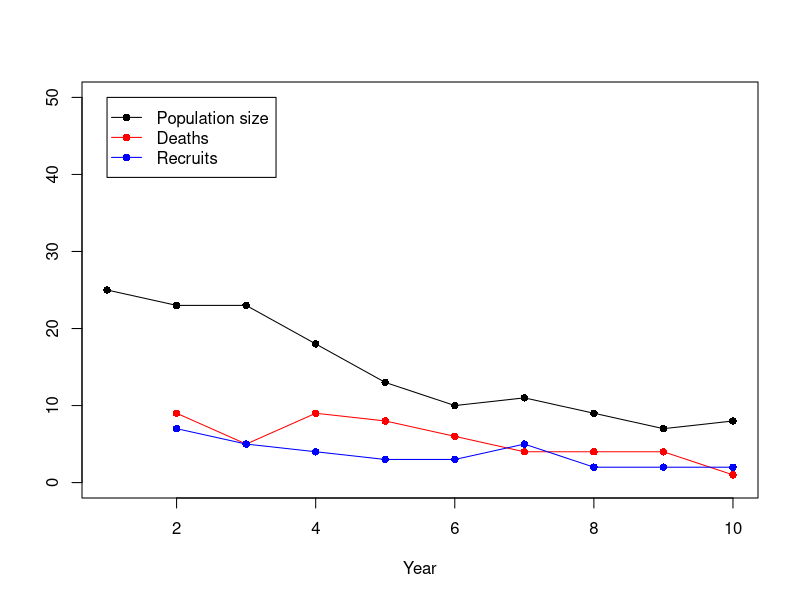

Write R code to recreate this figure. (Note: this script raises an error after producing the figure.)
### R code from vignette source 'd:/courses/scr/lectures/open-JS/Open-JS.Rnw'

###################################################
### code chunk number 1: Open-JS.Rnw:207-215
###################################################
T <- 10      # years/primary periods
K <- 3       # 3 secondary sampling occasion
N0 <- 25     # Abundance in year 1
M <- 500     # Easiest way to simulate data is using data augmentation
phi <- 0.7   # Apparent survival
gamma <- 0.3 # Per-capital recruitment rate
p0 <- 0.4
sigma <- 0.1


###################################################
### code chunk number 2: Open-JS.Rnw:219-230
###################################################
set.seed(340)
co <- seq(0.25, 0.75, length=5)
X <- cbind(rep(co, each=5), rep(co, times=5))
J <- nrow(X)
xlim <- ylim <- c(0,1)
s <- cbind(runif(M, xlim[1], xlim[2]), runif(M, ylim[1], ylim[2]))
d <- p <- matrix(NA, M, J)
for(i in 1:M) {
    d[i,] <- sqrt((s[i,1]-X[,1])^2 + (s[i,2]-X[,2])^2)
    p[i,] <- p0*exp(-d[i,]^2/(2*sigma^2))
}


###################################################
### code chunk number 3: Open-JS.Rnw:242-260
###################################################
set.seed(034)
z <- recruitable <- died <- recruited <- matrix(0, M, T)
z[1:N0,1] <- 1 # First N0 are alive
recruitable[(N0+1):M,1] <- 1
for(t in 2:T) {
    prevN <- sum(z[,t-1]) # number alive at t-1
    ER <- prevN*gamma # expected number of recruits
    prevA <- sum(recruitable[,t-1]) # Number available to be recruited
    gammaPrime <- ER/prevA
    if(gammaPrime > 1)
        stop("M isn't big enough")
    for(i in 1:M) {
        z[i,t] <- rbinom(1, 1, z[i,t-1]*phi + recruitable[i,t-1]*gammaPrime)
        recruitable[i,t] <- 1 - max(z[i,1:(t)]) # to be recruited
        died[i,t] <- z[i,t-1]==1 & z[i,t]==0
        recruited[i,t] <- z[i,t]==1 & z[i,t-1]==0
    }
}


###################################################
### code chunk number 4: Open-JS.Rnw:265-269
###################################################
N <- colSums(z) # Population size
Deaths <- colSums(died)
Recruits <- colSums(recruited)
everAlive <- sum(rowSums(z)>0)


###################################################
### code chunk number 5: Open-JS.Rnw:285-293
###################################################
yall <- array(NA, c(M, J, K, T))
for(i in 1:M) {
    for(t in 1:T) {
        for(j in 1:J) {
            yall[i,j,1:K,t] <- rbinom(K, 1, z[i,t]*p[i,j])
        }
    }
}


###################################################
### code chunk number 6: Open-JS.Rnw:298-301
###################################################
detected <- rowSums(yall) > 0
y <- yall[detected,,,]
str(y)


###################################################
### code chunk number 7: NDR
###################################################
plot(1:T, N, ylim=c(0, 50), type="o", pch=16,
     xlab="Year", ylab="")
lines(2:T, Deaths[-1], col="red", type="o", pch=16)
lines(2:T, Recruits[-1], col="blue", type="o", pch=16)
legend(1, 50, c("Population size", "Deaths", "Recruits"),
       col=c("black", "red", "blue"), pch=16, lty=1)


###################################################
### code chunk number 8: Open-JS.Rnw:344-347
###################################################
M <- nrow(y) + 50
yz <- array(0, c(M, J, K, T))
yz[1:nrow(y),,,] <- y


###################################################
### code chunk number 9: Open-JS.Rnw:352-355
###################################################
zi <- matrix(0, M, T)
zi[1:nrow(y),] <- 1
ji1 <- function() list(phi=0.01, gamma=0.01, z=zi)


###################################################
### code chunk number 10: Open-JS.Rnw:360-366 (eval = FALSE)
###################################################
## jd1 <- list(y=yz, M=M, X=X,
##             J=J, K=K, T=T, xlim=xlim, ylim=ylim)
## jp1 <- c("phi", "gamma", "p0", "sigma", "N", "Deaths", "Recruits", "Ntot")
## library(rjags)
## jm1 <- jags.model("JS-spatial.jag", jd1, ji1, n.chains=1, n.adapt=500)
## jc1 <- coda.samples(jm1, jp1, 1000)


###################################################
### code chunk number 11: Ntot
###################################################
hist(as.matrix(jc1[,"Ntot"]), xlab="Total population size", ylab="", main="", freq=FALSE, xlim=c(nrow(y), M))
abline(v=M, lwd=3, col="blue")


###################################################
### code chunk number 12: jc1
###################################################
plot(jc1[,c("phi", "gamma", "p0", "sigma")])


###################################################
### code chunk number 13: jcN1-4
###################################################
plot(jc1[,c("N[1]", "N[2]", "N[3]", "N[4]")])


###################################################
### code chunk number 14: jcN5-8
###################################################
plot(jc1[,c("N[5]", "N[6]", "N[7]", "N[8]")])


###################################################
### code chunk number 15: dd1
###################################################
N <- 0:50
nu0 <- 2
nu1 <- 0.05
plot(N, nu0*exp(-nu1*N), type="l", ylim=c(0,2), ylab="Per-capita Recruitment")


###################################################
### code chunk number 16: Open-JS.Rnw:509-521
###################################################
T <- 10      # years/primary periods
K <- 3       # 3 secondary sampling occasion
## Is it necessary to be far from equilibrium to detect density-dependence?
## Equilibrium here is where (1-phi) == gamma, where gamma is function of N
N0 <- 10     # Abundance in year 1
M <- 500     # Easiest way to simulate data is using data augmentation
phi <- 0.7   # Apparent survival
##gamma <- 0.3 # Per-capital recruitment rate
nu0 <- 2
nu1 <- 0.05
p0 <- 0.4
sigma <- 0.1


###################################################
### code chunk number 17: Open-JS.Rnw:525-536
###################################################
set.seed(3479)
co <- seq(0.25, 0.75, length=5)
X <- cbind(rep(co, each=5), rep(co, times=5))
J <- nrow(X)
xlim <- ylim <- c(0,1)
s <- cbind(runif(M, xlim[1], xlim[2]), runif(M, ylim[1], ylim[2]))
d <- p <- matrix(NA, M, J)
for(i in 1:M) {
    d[i,] <- sqrt((s[i,1]-X[,1])^2 + (s[i,2]-X[,2])^2)
    p[i,] <- p0*exp(-d[i,]^2/(2*sigma^2))
}


###################################################
### code chunk number 18: Open-JS.Rnw:548-567
###################################################
set.seed(3401)
z2 <- recruitable <- died <- recruited <- matrix(0, M, T)
z2[1:N0,1] <- 1 # First N0 are alive
recruitable[(N0+1):M,1] <- 1
for(t in 2:T) {
    prevN <- sum(z2[,t-1]) # number alive at t-1
    gamma <- nu0*exp(-nu1*prevN) ## Density dependent recruitment rate
    ER <- prevN*gamma # expected number of recruits
    prevA <- sum(recruitable[,t-1]) # Number available to be recruited
    gammaPrime <- ER/prevA
    if(gammaPrime > 1)
        stop("M isn't big enough")
    for(i in 1:M) {
        z2[i,t] <- rbinom(1, 1, z2[i,t-1]*phi + recruitable[i,t-1]*gammaPrime)
        recruitable[i,t] <- 1 - max(z2[i,1:(t)]) # to be recruited
        died[i,t] <- z2[i,t-1]==1 & z2[i,t]==0
        recruited[i,t] <- z2[i,t]==1 & z2[i,t-1]==0
    }
}


###################################################
### code chunk number 19: Open-JS.Rnw:572-576
###################################################
N2 <- colSums(z2) # Population size
Deaths2 <- colSums(died)
Recruits2 <- colSums(recruited)
everAlive2 <- sum(rowSums(z2)>0)


###################################################
### code chunk number 20: Open-JS.Rnw:592-600
###################################################
yall <- array(NA, c(M, J, K, T))
for(i in 1:M) {
    for(t in 1:T) {
        for(j in 1:J) {
            yall[i,j,1:K,t] <- rbinom(K, 1, z2[i,t]*p[i,j])
        }
    }
}


###################################################
### code chunk number 21: Open-JS.Rnw:605-608
###################################################
detected <- rowSums(yall) > 0
y2 <- yall[detected,,,]
str(y2)


###################################################
### code chunk number 22: NDR-DD
###################################################
plot(1:T, N2, ylim=c(0, 50), type="o", pch=16,
     xlab="Year", ylab="")
lines(2:T, Deaths2[-1], col="red", type="o", pch=16)
lines(2:T, Recruits2[-1], col="blue", type="o", pch=16)
legend(1, 50, c("Population size", "Deaths", "Recruits"),
       col=c("black", "red", "blue"), pch=16, lty=1)


###################################################
### code chunk number 23: Open-JS.Rnw:651-654
###################################################
M2 <- nrow(y2) + 75
yz2 <- array(0, c(M2, J, K, T))
yz2[1:nrow(y2),,,] <- y2


###################################################
### code chunk number 24: Open-JS.Rnw:659-663
###################################################
zi <- matrix(0, M2, T)
##zi[1:nrow(y2),] <- 1
zi[1:nrow(y2),] <- z2[detected,] ## cheating
ji2 <- function() list(phi=0.01, z=zi)


###################################################
### code chunk number 25: Open-JS.Rnw:668-675 (eval = FALSE)
###################################################
## jd2 <- list(y=yz2, M=M2, X=X,
##             J=J, K=K, T=T, xlim=xlim, ylim=ylim)
## jp2 <- c("phi", "nu0", "nu1", "p0", "sigma", "N", "Deaths", "Recruits", "Ntot")
## library(rjags)
## jm2 <- jags.model("JS-spatial-DD.jag", jd2, ji2, n.chains=1, n.adapt=200)
## jc2 <- coda.samples(jm2, jp2, 5000)
## ##jc2.2 <- coda.samples(jm2, jp2, 15000)


###################################################
### code chunk number 26: jc2
###################################################
plot(jc2[,c("phi", "nu0", "nu1")])


###################################################
### code chunk number 27: Open-JS.Rnw:705-709
###################################################
Npost <- as.matrix(jc2[,paste("N[", 1:10, "]", sep="")])
Nmed <- apply(Npost, 2, median)
Nupper <- apply(Npost, 2, quantile, prob=0.975)
Nlower <- apply(Npost, 2, quantile, prob=0.025)


###################################################
### code chunk number 28: Npost
###################################################
plot(1:T, N2, type="o", col="blue", ylim=c(0, 100), xlab="Time",
     ylab="Abundance")
points(1:T, Nmed)
arrows(1:T, Nlower, 1:T, Nupper, angle=90, code=3, length=0.05)
legend(1, 100, c("Actual abundance", "Estimated abundance"),
       col=c("blue", "black"), lty=c(1,1), pch=c(1,1))


